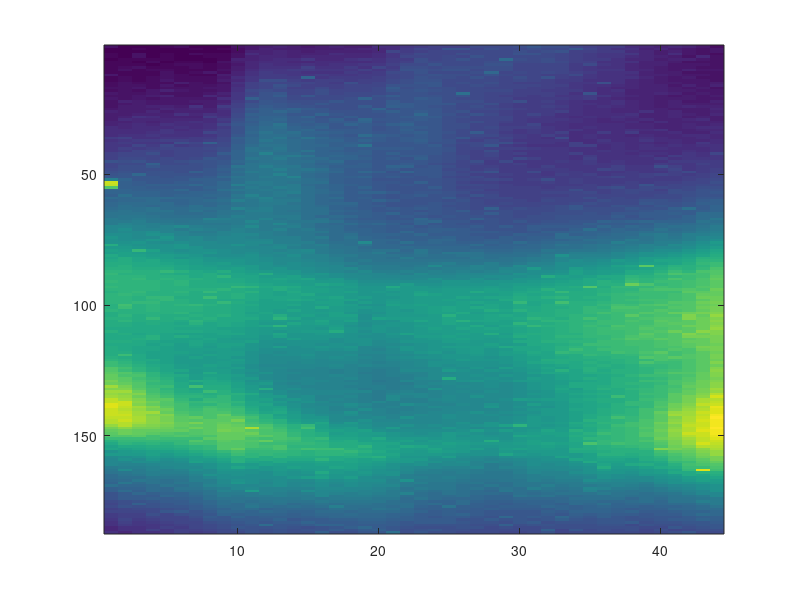

Source code (MATLAB): (Note: this script raises an error after producing the figure.)

%% Plot single image
close
clear all
load("mar31_00_58IR1.mat")
clims = [min(min(ccdimage)) max(max(ccdimage))];
figure(1)
imagesc(ccdimage,clims)
ax1 = gca;
ax1.YDir = 'normal' ;
title('March 31st Image 00:58:38 ')
hold on

peakrow = 160 ;
crop = ccdimage(peakrow-4:peakrow+3,15:30) ;

%add central column line
xline([15 30], Color=[1 0 0], LineWidth=2)
hold on
yline([peakrow-4 peakrow+3],Color=[1 0 0], LineWidth=2);

S = sum(crop, "all") ;
numpixels = 128 ;
av = S/numpixels
%% Plot a keogram and a corresponding position plot below (ex altitude)
keogramgrad = keogram15feborb11 ;
clims = [min(min(keogramgrad)) max(max(keogramgrad))];
figure(1)
subplot(2,1,1) ;
imagesc(keogramgrad,clims)
ax1 = gca;
ax1.YDir = 'normal' ;
title('Keogram 3 Mars orbit 10')

dateStrings = time3mars; 
dateTimes = datetime(dateStrings, 'Format','dd/MM HH:mm:ss');  %dd/MM

subplot(2,1,2)
plot(alt3mars, '.') ;
title('Altitude 15 feb')
ylabel('Altitude (km)')
grid on
ylim([80,115])
xtickangle(45);
linkaxes([ax1 gca], 'x');  % Link x-axes of the two subplots

%%  Plotting the pixel values of different row of a keogram.
close all 
addpath('OneOrbit\')
load('mar2orb10Row170.mat')
load('mar2orb10Row150.mat')
load('mar2orb10Row130.mat')
load('mar2orb10regRow170.mat')
load('mar2orb10regRow150.mat')
load('mar2orb10regRow130.mat')
load('mar2orb10keogram.mat')
load('mar2orb10keograd.mat')
image = keogram;

[xData, yData] = prepareCurveData( [], Row130 );

% Fit model to data.
f = fit( xData, yData, 'poly1' );

% Plot fit with data.
figure(1);
plot(f);
hold on
plot(image(130,:),'DisplayName','Row 130',Marker='.',LineStyle='none')
hold on
plot(image(140,:),'DisplayName','Row 140',Marker='.',LineStyle='none')
hold on
plot(image(150,:),'DisplayName','Row 150',Marker='.',LineStyle='none')
hold on
plot(image(155,:), 'DisplayName','Row 155',Marker='.',LineStyle='none')
hold on
plot(image(160,:),'DisplayName','Row 160',Marker='.',LineStyle='none')
xlim([0,230])
ylabel('Pixel value',FontSize=13)
xlabel('Column','FontSize',13)
legend 
grid on
title('Multiple rows plotted and a linear regression of row 130')

figure(2)
plot(Row150-regRow150,'DisplayName','New row 150',Marker='.',LineStyle='none')
hold on
plot(Row150,'DisplayName','Row 150',Marker='.',LineStyle='none')
hold on
plot(regRow150, 'DisplayName','Regression')
xlim([0,230])
ylabel('Pixel value', FontSize=13)
xlabel('Column', FontSize=13)
grid on
legend 
title('Polynomial regression of row 150 and normalized curve')

%% Plot keogram image and some of the polynomial regression rows
close all
addpath('OneOrbit\')
load('mar2orb10Row170.mat')
load('mar2orb10Row150.mat')
load('mar2orb10Row130.mat')
load('mar2orb10regRow170.mat')
load('mar2orb10regRow150.mat')
load('mar2orb10regRow130.mat')
load('mar2orb10keogram.mat')
load('mar2orb10keograd.mat')

figure(1)
subplot(2,1,1)
clims = [min(min(keograd)) max(max(keograd))];
imagesc(keograd,clims)
ax1 = gca;
ax1.YDir = 'normal' ;
title('Keogram 2nd March orbit 10')

subplot(2,1,2)
%plot(Row150-regRow150,'DisplayName','Row 150-diff')
hold on
plot(Row150,'DisplayName','Row 150',Marker='.',LineStyle='none')
hold on
plot(regRow150, 'DisplayName','Row 150-reg')
hold on
plot(Row130,'DisplayName','Row 130',Marker='.',LineStyle='none')
hold on
plot(regRow130,'DisplayName','Row 130reg')
hold on
%plot(Row130-regRow130, 'DisplayName','Row 130-diff')
hold on
%plot(Row170, 'DisplayName','170')
hold on
%plot(Row170-regRow170,'DisplayName','170-diff')

title('Plot showing Keogram rows')
ylabel('Pixel value')
xlabel('Column')
ylim([0,350])
xlim([0,226])
linkaxes([ax1 gca], 'x');  % Link x-axes of the two subplots
grid on
legend

figure(2)
clims = [min(min(keogram)) max(max(keogram))];
imagesc(keogram,clims)
ax1 = gca;
ax1.YDir = 'normal' ;
title('Keogram 2nd March orbit 10')
%% Check means and maximum values of specific keogram columns
 
col = keogram(151:end,106) ;
coltest = keogram(161:end,109);

sum(col)/length(col) 
max(col) 
sum(coltest)/length(coltest) 
max(coltest) 